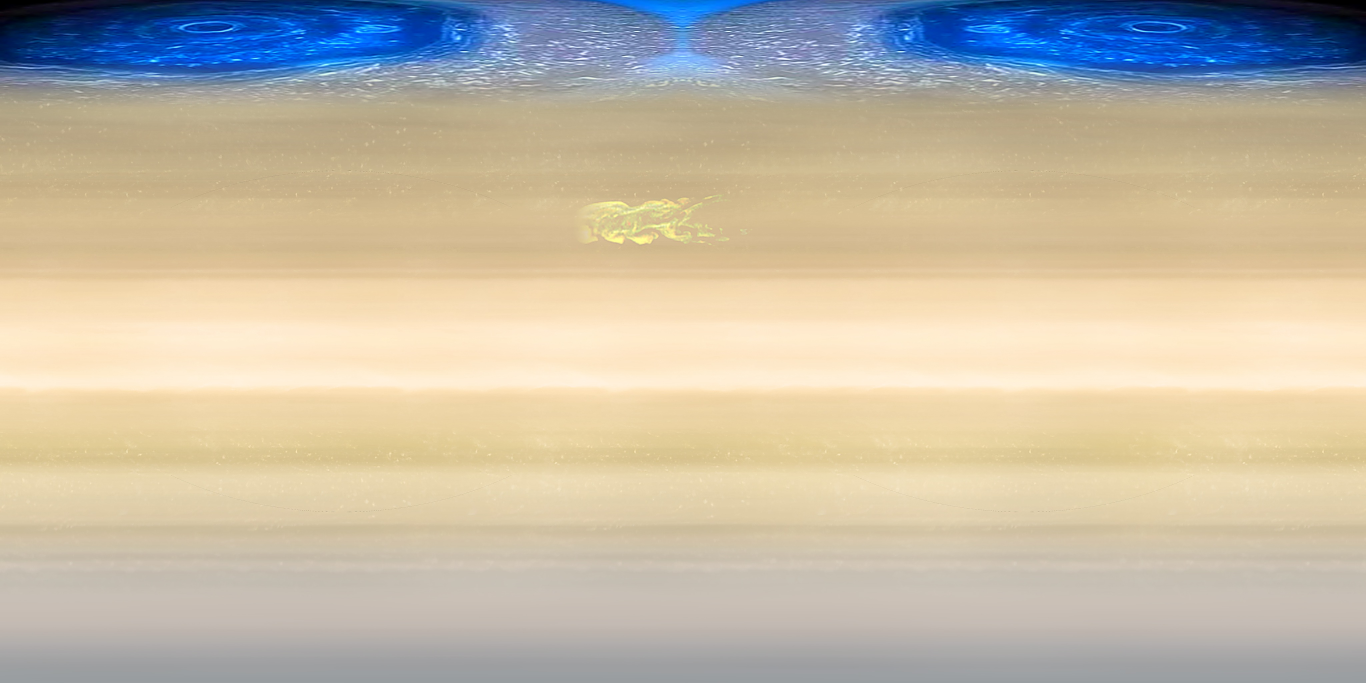
#> input picture textures/tex_saturn.jpg, 4096 x 2048 px (shown at 1/3 size)
$ python compose_saturn_texture.py textures/tex_saturn.jpg textures/tex_saturn.jpg
#> lines starting #> are read from the running program, lines starting #| are printed output that depends on the picture
"""
Soul Interface — Saturn texture compositor (one-time, already applied)

Blends real Cassini photo elements into textures/tex_saturn.jpg: the
north-pole blue hexagon vortex, and the 2010-2011 "Great White Spot" storm
band. The raw Solar System Scope map has neither — it's a genuinely flat,
muted average — while these are the two features Ricky pointed to as
"what Saturn actually looks like" from real reference photos he shared.

Not a scientifically precise reprojection (the hexagon photo is a polar
orthographic view; equirectangular polar rows are heavily distorted and a
true reprojection would need real spherical math). Explicitly a stylized
addition, not a claim of photographic accuracy — same spirit as choosing
the venus_surface radar map over the literal (but bland) venus_atmosphere
photo earlier the same session.

v1 (first attempt, replaced) stretched each source strip across the FULL
4096px texture width in one shot. Two real bugs came from that:
  1. SEAM — a single stretch isn't seamless at the wrap edge (x=4095 meets
     x=0 on the sphere), so a hard visible cut line appeared once that
     longitude rotated into view.
  2. BLUR — stretching a ~270px source crop to fill 4096px is a ~15x
     upscale, destroying sharpness, which read as blurrier than the
     surrounding real texture (and than Jupiter, which never gets
     stretched like this).

v2 (current) fixes both:
  - Hexagon (needs to wrap the whole pole, since a real polar vortex does):
    mirror-tiled 2x around the circumference instead of one stretch.
    Mirroring means each tile's edge is a reflection of its neighbor's
    edge, so the seam between them is pixel-continuous — genuinely
    seamless, verified by checking mean pixel difference at both the
    tile-to-tile boundary and the x=0/x=W wrap (both came out LOWER than
    the natural adjacent-pixel variance elsewhere in the image). Also
    halves the upscale factor vs. one full-width stretch.
  - Storm (a real, localized feature — it never wrapped the whole planet
    even in the reference photo): kept as one bounded patch, feathered on
    all four sides, nowhere near x=0 or x=W, so there's no seam to worry
    about and the upscale factor is much smaller (~4x, not ~15x).
  - Storm uses a LIGHTEN blend (per-channel max), not plain alpha-over —
    alpha-over showed the storm photo's own darker background/in-between
    pixels too, which read as a visible dark box around the bright swirl,
    since Saturn's real bands there are brighter than the storm photo's
    background. Lighten only ever brightens: where the patch is darker
    than the base, the base wins outright, so there's nothing to
    feather-hide.
  - Final UnsharpMask pass over the whole result, closing some of the gap
    with Jupiter's crisper base texture.

This has already been run once — textures/tex_saturn.jpg (and the
Aion/Frontend/Code copy) already reflect its output, built from a clean
8k_saturn.jpg download with nothing composited in yet. Re-running requires
the two source crops as local files, NOT checked into this repo (they're
crops of screenshots Ricky shared in chat, not sourced assets):
  - hexagon_crop.png: a Cassini north-pole hexagon storm photo, UI chrome
    cropped out, roughly 590x480. Verified-clean sample box used:
    (150, 80, 420, 210) — i.e. crop.mean(axis=2).min() has no near-black
    (background/limb) pixels in that range.
  - stormband_crop.png: a Cassini "Great White Spot" storm photo, UI
    chrome cropped out, roughly 592x425. Verified-clean sample box used:
    (240, 85, 508, 190).
If picking new source photos, adjust the crop boxes below and re-verify
with box.mean(axis=2).min() before compositing — wandering into black
background/limb pixels (space beyond the planet's curved edge, or a stray
UI border) was the actual root cause of both bugs v1 hit, not the stretch
math itself.

Usage (if re-doing this from scratch):
  pip install pillow numpy
  python compose_saturn_texture.py <hexagon_crop.png> <stormband_crop.png>

This overwrites textures/tex_saturn.jpg in place — back it up first if you
want to keep the current composite to compare against.
"""
import sys
import os
from PIL import Image, ImageFilter, ImageEnhance
import numpy as np

BASE = os.path.join(os.path.dirname(os.path.abspath(__file__)), 'textures', 'tex_saturn.jpg')


def vfeather(w, h, top, bottom):
    a = np.ones((h, w), dtype=np.float32)
    for y in range(h):
        v = 1.0
        if y < top: v = y / max(top, 1)
        elif y > h - bottom: v = (h - y) / max(bottom, 1)
        a[y, :] = max(0.0, min(1.0, v))
    return a


def hfeather(w, h, left, right):
    a = np.ones((h, w), dtype=np.float32)
    for x in range(w):
        v = 1.0
        if x < left: v = x / max(left, 1)
        elif x > w - right: v = (w - x) / max(right, 1)
        a[:, x] = np.minimum(a[:, x], max(0.0, min(1.0, v)))
    return a


def make_alpha_img(arr):
    img = Image.fromarray((arr * 255).astype(np.uint8), mode="L")
    return img.filter(ImageFilter.GaussianBlur(6))


def main():
    if len(sys.argv) != 3:
        print("Usage: python compose_saturn_texture.py <hexagon_crop.png> <stormband_crop.png>")
        sys.exit(1)
    hexagon_src, storm_src = sys.argv[1], sys.argv[2]

    base = Image.open(BASE).convert("RGB")
#> base is the input picture: PIL image 4096x2048 RGB; mean R, G, B 194.6, 185.4, 166.7
    W, H = base.size
#> W = 4096; H = 2048
    result = base.convert("RGBA")

    # ── Hexagon: seamless mirror-tiled band around the whole north pole ──
    # Saturation/contrast boosted before tiling — the raw crop's blue read
    # as too close to the base texture's own dim polar-cap tone once
    # blended in, i.e. it "blended in entirely" rather than reading as a
    # distinct color event. Also feathered less aggressively (0.6 -> 0.45)
    # so more of the band holds full color instead of fading out early.
    N_TILES = 2
    tile_w = W // N_TILES
#> tile_w = 2048
    hex_band_h = int(H * 0.16)
#> hex_band_h = 327

    src = Image.open(hexagon_src).convert("RGB").crop((150, 80, 420, 210))
    src = ImageEnhance.Color(src).enhance(1.9)
    src = ImageEnhance.Contrast(src).enhance(1.15)
    tile = src.resize((tile_w, hex_band_h), Image.LANCZOS)
    tile_mirror = tile.transpose(Image.FLIP_LEFT_RIGHT)

    hex_strip = Image.new("RGB", (W, hex_band_h))
#> hex_strip: PIL image 4096x327 RGB; every value is 0
    for i in range(N_TILES):
        t = tile if i % 2 == 0 else tile_mirror
        hex_strip.paste(t, (i * tile_w, 0))
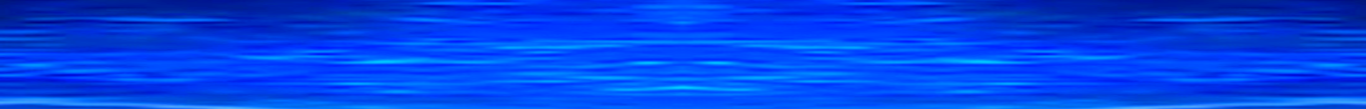
#> hex_strip: PIL image 4096x327 RGB (shown at 1/3 size); mean R, G, B 0.7, 68.9, 233.2

    alpha = vfeather(W, hex_band_h, top=0, bottom=int(hex_band_h * 0.45))
    hex_strip_rgba = hex_strip.convert("RGBA")
    hex_strip_rgba.putalpha(make_alpha_img(alpha))
    result.alpha_composite(hex_strip_rgba, dest=(0, 0))

    # ── Storm: one bounded patch, LIGHTEN-blended (not alpha-over) ───────
    # Same reasoning as the hexagon — boosted color/contrast, and tighter
    # feather zones (0.3/0.2 -> 0.18/0.12) so the swirl holds more of its
    # own color before fading into the surrounding base texture.
    storm_crop = Image.open(storm_src).convert("RGB").crop((240, 85, 508, 190))
    storm_crop = ImageEnhance.Color(storm_crop).enhance(1.6)
    storm_crop = ImageEnhance.Contrast(storm_crop).enhance(1.2)
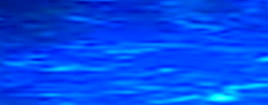
#> storm_crop: PIL image 268x105 RGB; mean R, G, B 0.1, 75.2, 238.7
    sw, sh = storm_crop.size
#> sw = 268; sh = 105
    scale = 4.2  # moderate upscale — visible without v1's ~16x-induced blur
    patch_w, patch_h = int(sw * scale), int(sh * scale)
#> patch_w = 1125; patch_h = 441
    storm_patch = storm_crop.resize((patch_w, patch_h), Image.LANCZOS)

    storm_x = int(W * 0.42)  # arbitrary longitude, well clear of both edges
#> storm_x = 1720
    storm_y = int(H * 0.22)
#> storm_y = 450

    alpha_v = vfeather(patch_w, patch_h, top=int(patch_h * 0.18), bottom=int(patch_h * 0.18))
#> call 2 of vfeather, with w = 1125, h = 441, top = 79, bottom = 79
#> after the loop in vfeather (call 2), `for y in range(h):`:
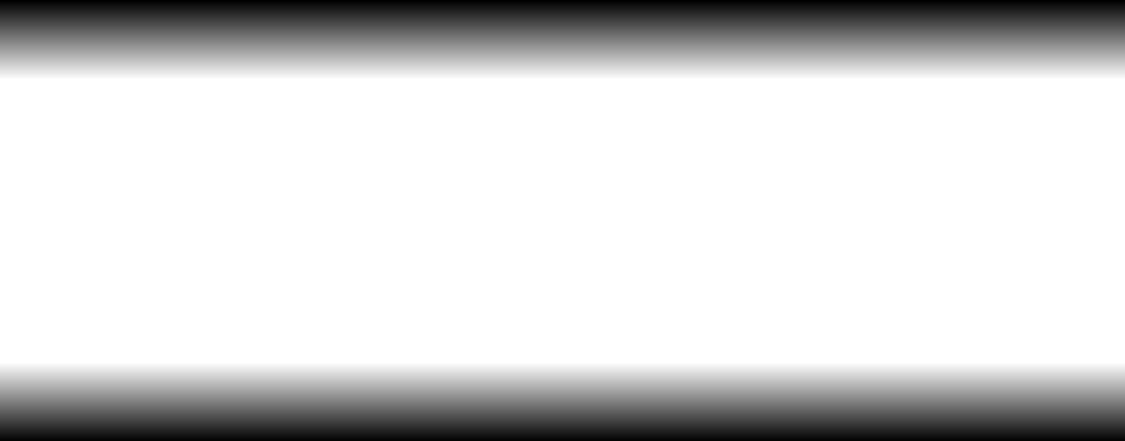
#> a: shape (441, 1125) float32; min 0, max 1, mean 0.821
    alpha_h = hfeather(patch_w, patch_h, left=int(patch_w * 0.12), right=int(patch_w * 0.12))
#> after the loop in hfeather, `for x in range(w):`:
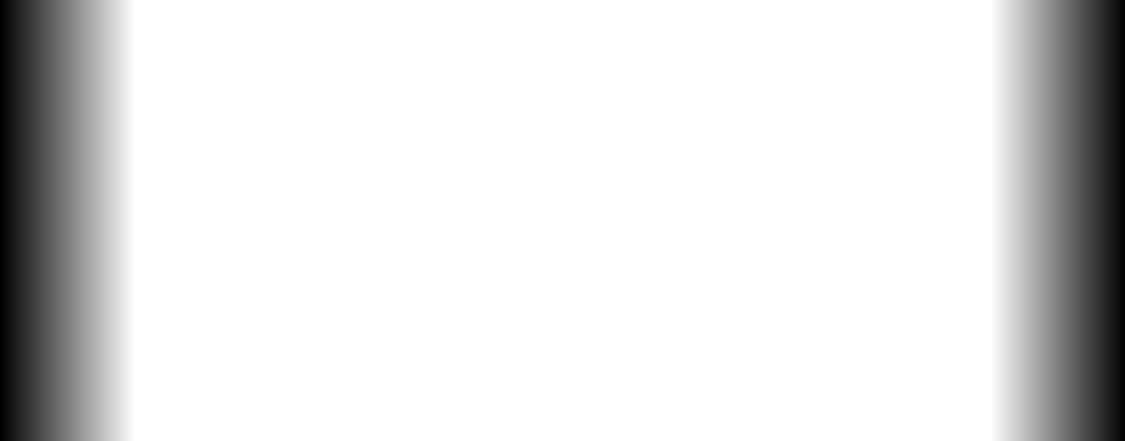
#> a: shape (441, 1125) float32; min 0, max 1, mean 0.88
    intensity_raw = alpha_v * alpha_h
    intensity = np.array(make_alpha_img(intensity_raw), dtype=np.float32) / 255.0

    base_region = np.array(result.convert("RGB").crop((storm_x, storm_y, storm_x + patch_w, storm_y + patch_h)), dtype=np.float32)
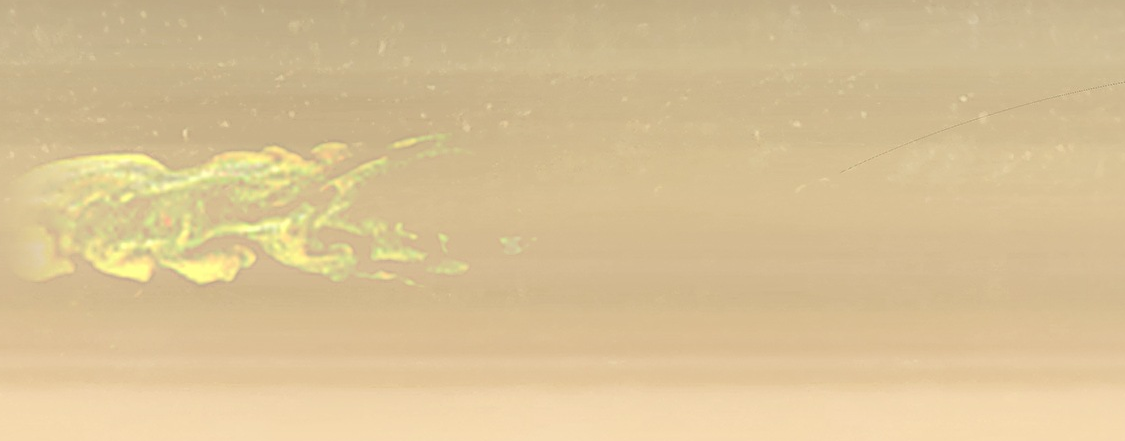
#> base_region: shape (441, 1125, 3) float32; mean R, G, B 215.7, 193, 149.4
    overlay = np.array(storm_patch, dtype=np.float32)
    lightened = np.maximum(base_region, overlay)
    blended = base_region * (1 - intensity[..., None]) + lightened * intensity[..., None]
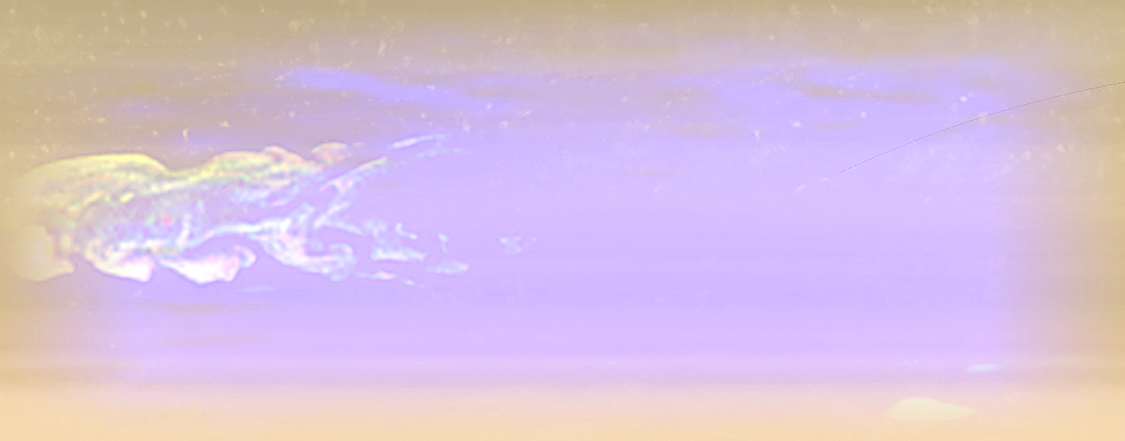
#> blended: shape (441, 1125, 3) float32; mean R, G, B 215.7, 193.1, 218.4
    blended_img = Image.fromarray(blended.astype(np.uint8), mode="RGB").convert("RGBA")
    blended_img.putalpha(255)
    result.paste(blended_img, (storm_x, storm_y))
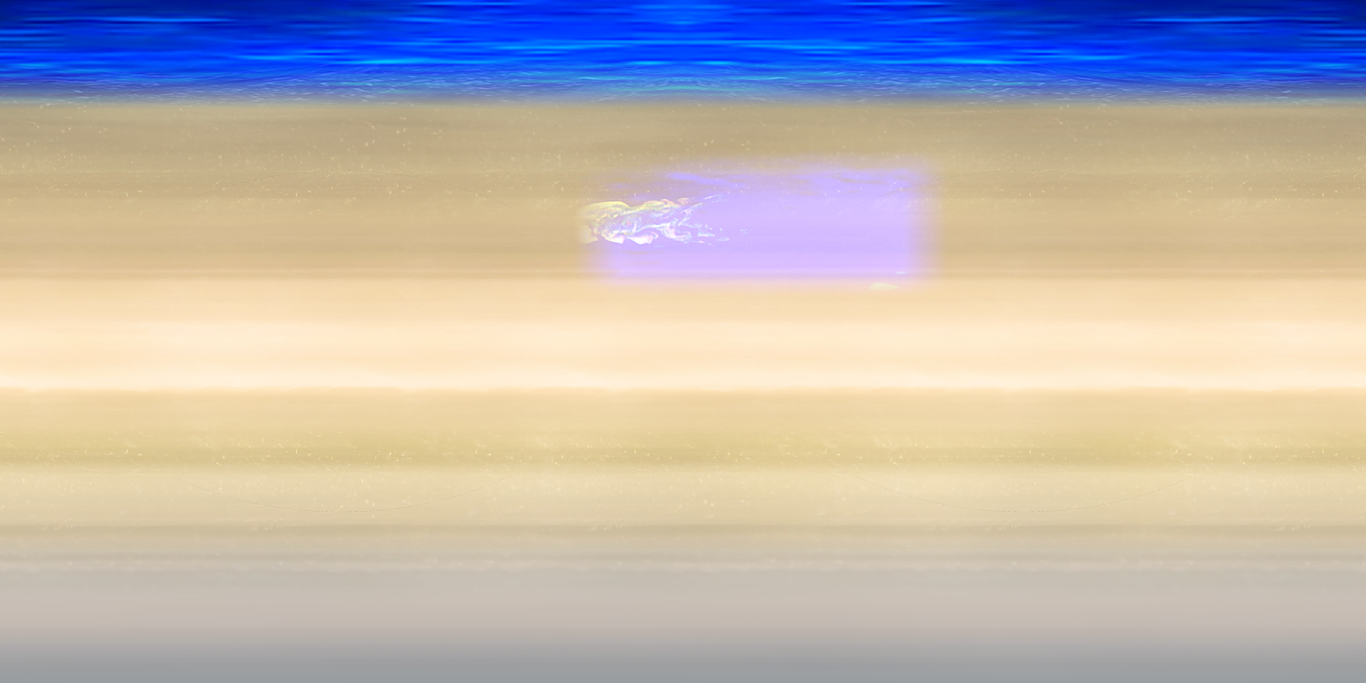
#> result: PIL image 4096x2048 RGBA (shown at 1/3 size); mean R, G, B, A 187.3, 180.5, 178.3, 255

    # ── Sharpen the whole result ──────────────────────────────────────────
    final = result.convert("RGB")
    sharpened = final.filter(ImageFilter.UnsharpMask(radius=3, percent=140, threshold=2))

    sharpened.save(BASE, quality=93)
    print("saved", BASE)


if __name__ == "__main__":
    main()
